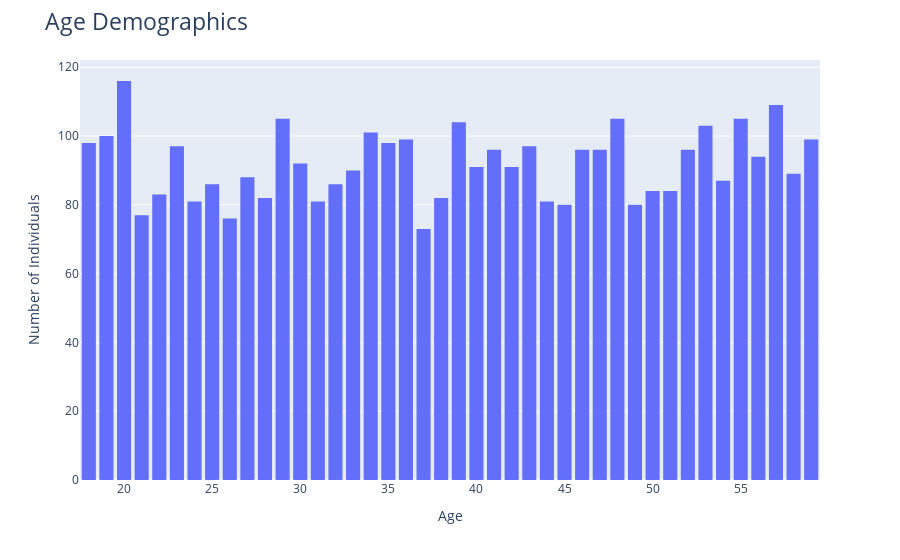

The notebook cell this image was saved under:
### Markdown cell above
➡️ The dataset contains records from 3858 individuals

### Code cell
# create a dataframe containing demographics of the individuals
demographics = sleep_cycle_prod[["Person_ID", "Age", "Gender"]]
demographics = demographics.drop_duplicates("Person_ID")

# create a histogram showing the age demographics of the dataset
fig = px.histogram(demographics,
                   x = "Age")

# update formatting
fig.update_layout(bargap = 0.2,
                  title_text = "Age Demographics",
                  title_font_size = 23,
                  yaxis_title = "Number of Individuals")

# show figure
fig.show()

### Figure 1 — Plotly figure (JSON) as saved in the notebook; plotly's stock layout.template omitted (floating-point values rounded to 4 significant figures; data arrays with more than 128 entries replaced by an {"elided": "..."} marker saying what was removed)
{"data": [{"alignmentgroup": "True", "bingroup": "x", "hovertemplate": "Age=%{x}<br>count=%{y}<extra></extra>", "legendgroup": "", "marker": {"color": "#636efa", "pattern": {"shape": ""}}, "name": "", "offsetgroup": "", "orientation": "v", "showlegend": false, "type": "histogram", "x": {"elided": "3858 int values"}, "xaxis": "x", "yaxis": "y"}], "layout": {"autosize": true, "bargap": 0.2, "barmode": "relative", "legend": {"tracegroupgap": 0}, "margin": {"t": 60}, "title": {"font": {"size": 23}, "text": "Age Demographics"}, "xaxis": {"anchor": "y", "autorange": true, "domain": [0, 1], "range": [17.5, 59.5], "title": {"text": "Age"}, "type": "linear"}, "yaxis": {"anchor": "x", "autorange": true, "domain": [0, 1], "range": [0, 122.1], "title": {"text": "Number of Individuals"}}}}
